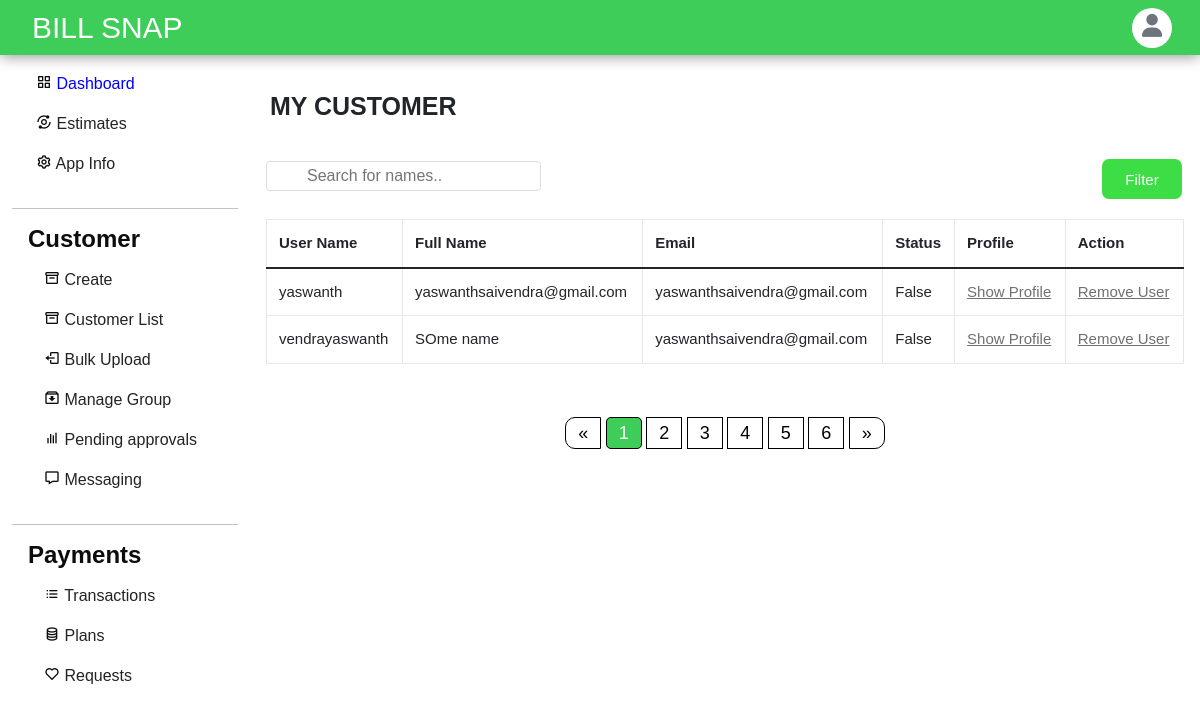
Screenshot of /apps/app-one/customerlist/ (signed in) with the database file from the repository.
### accounts/models.py (models this page shows, shortened)
class Profile(models.Model):
    user = models.OneToOneField(User, on_delete=models.CASCADE, related_name='profile')
    apps=models.ManyToManyField(applists,related_name='apps')
    status = models.CharField(choices=status_choices, max_length=20, default='c')
    full_name = models.CharField(max_length=100, blank=True, null=True)
    utility_name = models.CharField(max_length=200, null=True, blank=True)
    utility_short_name= models.CharField(max_length=50, null=True, blank=True)
    utility_state= models.CharField(max_length=50, null=True, blank=True)
    utility_district= models.CharField(max_length=50, null=True, blank=True)
    utility_country= models.CharField(max_length=50, null=True, blank=True)
    utility_postalcode= models.CharField(max_length=20, null=True, blank=True)
    utility_address=models.TextField(max_length=200, null=True, blank=True)
    contact_person= models.CharField(max_length=200, null=True, blank=True)
    contact_email = models.EmailField(max_length=50, null=True, blank=True)
    contact_phnum = models.CharField(max_length=15, null=True, blank=True)
    contact_mobile= models.CharField(max_length=15, null=True, blank=True)
    contact_designation= models.CharField(max_length=100, null=True, blank=True)
    contact_landline= models.CharField(max_length=20, null=True, blank=True)
    emergency_person=models.CharField(max_length=200, null=True, blank=True)
    emergency_altperson=models.CharField(max_length=200, null=True, blank=True)
    emergency_mobile=models.CharField(max_length=200, null=True, blank=True)
    emergency_altmobile=models.CharField(max_length=200, null=True, blank=True)
    emergency_officeaddress=models.TextField(max_length=200,null=True,blank=True)
    emergency_altofficeaddress=models.TextField(max_length=200,null=True,blank=True)
    info_created_at = models.DateTimeField(auto_now_add=True)
    info_updated_at = models.DateTimeField(auto_now=True)
    se_coins= models.IntegerField(null=True, default=999, blank=True)
    slug = models.SlugField(max_length=200, editable=False, null=True, blank=True)
    admin=models.BooleanField(default=False)
    plans = models.ManyToManyField(Plan)
    plan_active = models.BooleanField(default=False)
    paid = models.BooleanField(default=False)

### dashboard/views.py (the view)
# urls.py: path('customerlist/',views.customerlist,name='customerlist'),
@login_required
def customerlist(request,slug):
    app=applists.objects.get(slug=slug)
    details = Profile.objects.filter(apps=app)
    return render(request, 'customerlist.html', {'details':details, 'slug':slug})

### templates/customerlist.html (shortened to what this page needs)
{% load static %}
<!DOCTYPE html>
<html lang="en">
<head>
  <link href="https://cdn.jsdelivr.net/npm/bootstrap@5.1.3/dist/css/bootstrap.min.css" rel="stylesheet"
 />
  <link href='https://unpkg.com/boxicons@2.0.7/css/boxicons.min.css' rel='stylesheet'>
  <link rel="stylesheet" href="https://cdnjs.cloudflare.com/ajax/libs/font-awesome/6.1.1/css/all.min.css" />
  <link rel="stylesheet" href="{% static 'assets/styles.css'%}">
</head>
<body>
  {% include "dashnav.html" %}
  <div class="main mx-auto">
    <div class="row">
      {% include "dashsidebar.html" %}
      <div class="col-md-7 flex-md-fill">
        <div class="col right" id="customer-list">
          <h2 class="ps-1 pt-3" id="pspt">MY CUSTOMER</h2><br>
          <button id="show" class="button button1 ">Filter</button>
          <input type="text" id="myInput" onkeyup="myFunction()" placeholder="Search for names.."
            title="Type in a name">
          <div class="table-responsive my-3">
            <table class="table table-bordered" id='table_filter'>
              <thead>
                <tr>
                  <th>User Name</th>
                  <th>Full Name</th>
                  <th>Email</th>
                  <th>Status</th>
                  <th>Profile</th>
                  <th>Action</th>
                </tr>
              </thead>
              <tbody>
                {% for i in details %}
                <tr>
                  <td>{{ i.user}}</td>
                  <td>{{ i.full_name}}</td>
                  <td>{{ i.contact_email}}</td>
                  <td>{{ i.paid}}</td>
                  <td>
                    <a class='w3-button w3-small w3-round w3-green'
                      href="{% url 'accounts:show-profile' slug=slug userslug=i.user %}">Show Profile</a>
                  </td>
                  <td>
                    <a class='w3-button w3-small w3-round w3-red' href="{% url 'remove-customer' slug i.user %}">Remove
                      User</a>
                  </td>
                </tr>
                {%endfor%}
              </tbody>
            </table>
          </div>
          <br>
          <div class="demo1">
            <div class="demo">
              <a href="#">&laquo;</a>
              <a href="#" class="active">1</a>
              <a href="#">2</a>
              <a href="#">3</a>
              <a href="#">4</a>
              <a href="#">5</a>
              <a href="#">6</a>
              <a href="#">&raquo;</a>
            </div>
          </div>
        </div>
      </div>
    </div>
  </div>
</body>
</html>

### static/assets/styles.css (style rules this page uses)
body { background: white; }
button { height: 50px; }
html, body { height: 100%; }
body { background: #e5e5e566; }
.main { padding-top: 55px; width: 100%; height: 100%; justify-content: flex-start; max-height: 100vh; }
.right { padding-left: 1rem; padding-right: 1rem; min-height: calc(100vh - 60px); overflow-x: hidden; }
div > a { text-decoration: none; color: rgb(36, 35, 35); }
@media (min-width: 767px) { .main { top: 55px; } }
#pspt { font-size: 25px; }
* { box-sizing: border-box; }
#myInput { background-image: url("/css/searchicon.png"); background-position: 10px 10px; background-repeat: no-repeat; width: 100%; font-size: 16px; padding: 12px 20px 12px 40px; border: 1px solid #ddd; margin-bottom: 12px; }
#table_filter { border-collapse: collapse; width: 100%; border: 1px solid #ddd; font-family: "Gill Sans", "Gill Sans MT", Calibri, "Trebuchet MS", sans-serif; font-size: 15px; }
#table_filter th, #table_filter td { text-align: left; padding: 12px; }
#table_filter tr { border-bottom: 1px solid #ddd; }
#myInput { width: 30%; height: 30px; }
.demo { display: inline-block; }
.demo1 { text-align: center; }
.demo a { color: black; padding: 5px 12px; text-decoration: none; transition: background-color 2s; border: 1px solid black; font-size: 18px; }
.demo a.active { background-color: #3dcd58; color: white; border-radius: 5px; }
.demo a:first-child { border-top-left-radius: 10px; border-bottom-left-radius: 10px; }
.demo a:last-child { border-top-right-radius: 10px; border-bottom-right-radius: 10px; }
.button { border: none; color: white; padding: 10px 10px; text-align: center; text-decoration: none; display: inline-block; font-size: 10px; margin: 4px 2px; cursor: pointer; }
.right { padding-left: 1rem; padding-right: 1rem; min-height: calc(100vh - 100px); overflow-x: hidden; }
.button1 { background-color: #3dde45; border-radius: 7px; float: right; width: 80px; height: 40px; border: none; color: white; padding: 10px 10px; text-align: center; text-decoration: none; display: inline-block; font-size: 15px; margin: 4px 2px; cursor: pointer; }
body { font-family: Arial, Helvetica, sans-serif; }
input[type="text"], select, textarea { width: 100%; padding: 12px; border: 1px solid #ccc; border-radius: 4px; box-sizing: border-box; margin-top: 6px; margin-bottom: 16px; resize: vertical; }
body { margin-top: 20px; background: #f5f5f5; }
h1, h2, h3, h4, h5, h6 { margin: 0 0 10px; font-weight: 600; }
a { color: #707070; }
body { margin-top: 20px; }
.table-bordered th, .table-bordered td { border: 1px solid #e7e7e7; }
body { margin-top: 20px; background: white; }
body { overflow-x: hidden; }

### rows the page displays
Profile: user "yaswanth", full_name "yaswanthsaivendra@gmail.com", contact_email "yaswanthsaivendra@gmail.com", paid "False"
Profile: user "vendrayaswanth", full_name "SOme name", contact_email "yaswanthsaivendra@gmail.com", paid "False"
